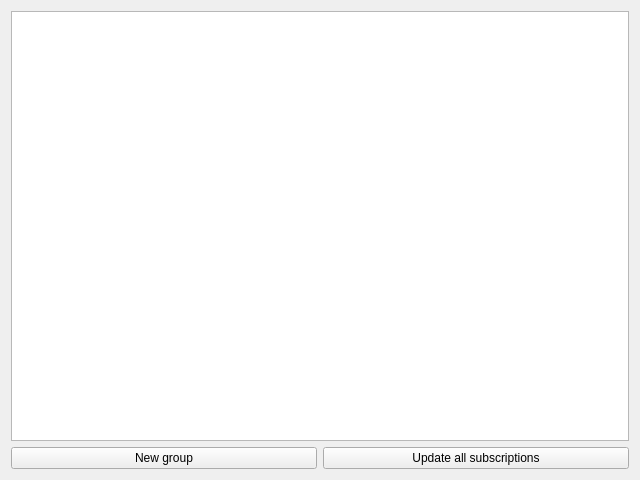
<?xml version="1.0" encoding="UTF-8"?>
<ui version="4.0">
 <class>DialogManageGroups</class>
 <widget class="QDialog" name="DialogManageGroups">
  <property name="geometry">
   <rect>
    <x>0</x>
    <y>0</y>
    <width>640</width>
    <height>480</height>
   </rect>
  </property>
  <property name="focusPolicy">
   <enum>Qt::TabFocus</enum>
  </property>
  <property name="windowTitle">
   <string>Groups</string>
  </property>
  <layout class="QVBoxLayout" name="verticalLayout">
   <item>
    <widget class="QTableView" name="listView">
     <property name="focusPolicy">
      <enum>Qt::NoFocus</enum>
     </property>
     <property name="alternatingRowColors">
      <bool>true</bool>
     </property>
     <property name="selectionBehavior">
      <enum>QAbstractItemView::SelectRows</enum>
     </property>
     <property name="selectionMode">
      <enum>QAbstractItemView::SingleSelection</enum>
     </property>
     <property name="sortingEnabled">
      <bool>false</bool>
     </property>
     <attribute name="horizontalHeaderStretchLastSection">
      <bool>true</bool>
     </attribute>
     <attribute name="verticalHeaderVisible">
      <bool>false</bool>
     </attribute>
    </widget>
   </item>
   <item>
    <layout class="QHBoxLayout" name="horizontalLayout">
     <item>
      <widget class="QPushButton" name="add">
       <property name="focusPolicy">
        <enum>Qt::NoFocus</enum>
       </property>
       <property name="text">
        <string>New group</string>
       </property>
      </widget>
     </item>
     <item>
      <widget class="QPushButton" name="update_all">
       <property name="focusPolicy">
        <enum>Qt::NoFocus</enum>
       </property>
       <property name="text">
        <string>Update all subscriptions</string>
       </property>
      </widget>
     </item>
    </layout>
   </item>
  </layout>
 </widget>
 <resources/>
 <connections/>
</ui>
